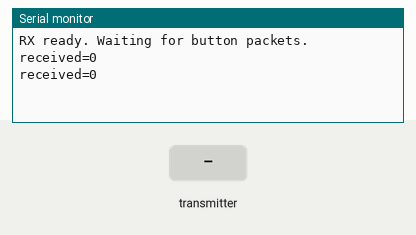
The sketch below on a simulated Arduino Uno, built with avr-gcc and run on an emulated ATmega328P. Parts: the last lines printed to the serial monitor. Inputs (shaded band) come from the test bench. No radio packets arrive unless stated.

Above: at 1.2 s.
1.3 s: the transmitter starts sending type = 0
At 1.37 s:
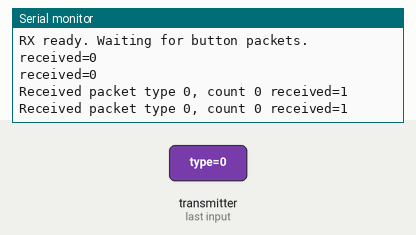
3.2 s: the transmitter starts sending count = 256
At 3.27 s:
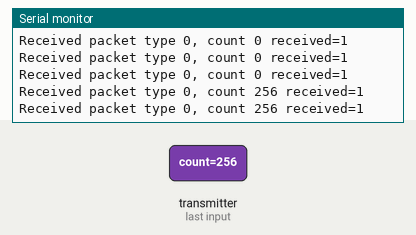
6.2 s: the transmitter starts sending type = 64
At 6.27 s:
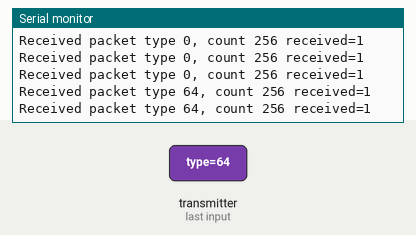
9.2 s: the transmitter starts sending count = 0
At 9.23 s:
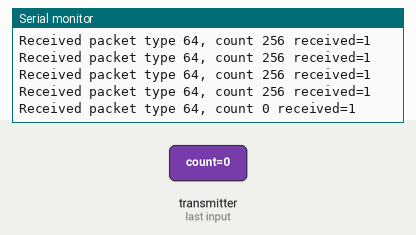

The sketch:

rx.ino
```cpp
#include <SPI.h>
#include <RF24.h>

// nRF24L01 wiring for Arduino Nano/Uno:
// CE  -> D9
// CSN -> D10
// SCK -> D13
// MOSI -> D11
// MISO -> D12
// VCC -> 3.3V only
// GND -> GND
const byte CE_PIN = 9;
const byte CSN_PIN = 10;
const byte BUZZER_PIN = 3;

RF24 radio(CE_PIN, CSN_PIN);

const byte RADIO_ADDRESS[6] = "RF001";

struct Packet {
  uint8_t type;
  uint32_t count;
};

const uint8_t BUTTON_PRESS = 1;
const unsigned int BUZZ_HZ = 2200;
const unsigned int BUZZ_MS = 250;
const unsigned long STATUS_MS = 500;

unsigned long lastStatusMs = 0;

void setup() {
  pinMode(BUZZER_PIN, OUTPUT);
  noTone(BUZZER_PIN);

  Serial.begin(9600);
  while (!Serial) {
    ; // Needed only for boards with native USB.
  }

  if (!radio.begin()) {
    Serial.println("nRF24L01 radio not responding");
    while (true) {
      delay(1000);
    }
  }

  radio.setChannel(108);
  radio.setDataRate(RF24_1MBPS);
  radio.setPALevel(RF24_PA_LOW);
  radio.openReadingPipe(1, RADIO_ADDRESS);
  radio.startListening();

  Serial.println("RX ready. Waiting for button packets.");
}

void loop() {
  bool received = false;

  while (radio.available()) {
    Packet packet;
    radio.read(&packet, sizeof(packet));
    received = true;

    Serial.print("Received packet type ");
    Serial.print(packet.type);
    Serial.print(", count ");
    Serial.print(packet.count);
    Serial.println(" received=1");

    if (packet.type == BUTTON_PRESS) {
      buzz();
    }
  }

  if (!received && millis() - lastStatusMs >= STATUS_MS) {
    Serial.println("received=0");
    lastStatusMs = millis();
  } else if (received) {
    lastStatusMs = millis();
  }
}

void buzz() {
  tone(BUZZER_PIN, BUZZ_HZ, BUZZ_MS);
  delay(BUZZ_MS + 20);
  noTone(BUZZER_PIN);
}
```

Measured:
- after the input at 1.3 s, the serial monitor: prints a new line at once (image 1)
- after the input at 3.2 s, the serial monitor: prints a new line at once (image 2)
- after the input at 6.2 s, the serial monitor: prints a new line at once (image 3)
- after the input at 9.2 s, the serial monitor: prints a new line at once (image 4)
